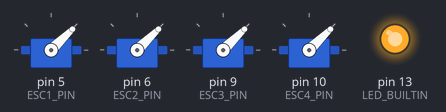
Bench run of a sketch on a simulated Arduino Uno, built with avr-gcc and run on an emulated ATmega328P. Parts: 4 × servo, output pins drawn as LEDs (lit = HIGH).

Above: at 0.1 s.
At 2.1 s:
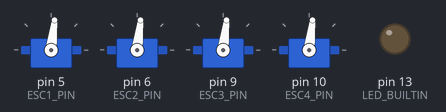
Timing chart, 0 to 3.6 s (numbered marks = the images above):
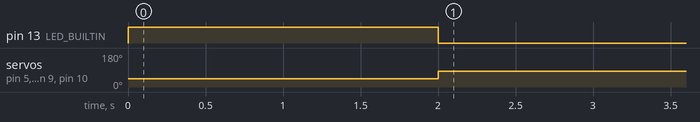

The sketch:

ESC_control.ino
```cpp
/*
 * ESC BLDC control using Arduino and the Servo.h library
 */

// Servo library offers an interface for servo motor control
// We will use the writeMicroseconds for precise BLDC controll
// Library link: https://www.arduino.cc/reference/en/libraries/servo/writemicroseconds/
#include <Servo.h>

// define the pin to which the ESC signal is connected
#define ESC1_PIN 5
#define ESC2_PIN 6
#define ESC3_PIN 9
#define ESC4_PIN 10

// create a global Servo instance
Servo ESC1, ESC2, ESC3, ESC4;

void setup() {
    pinMode(LED_BUILTIN, OUTPUT);

  // initialize the serial connection to print values
  Serial.begin(9600);
  ESC1.attach(ESC1_PIN);
  ESC2.attach(ESC2_PIN);
  ESC3.attach(ESC3_PIN);
  ESC4.attach(ESC4_PIN);
  ESC1.writeMicroseconds(1000);
  ESC2.writeMicroseconds(1000);
  ESC3.writeMicroseconds(1000);
  ESC4.writeMicroseconds(1000);
    digitalWrite(LED_BUILTIN, HIGH);   // turn the LED on (HIGH is the voltage level)
  delay(2000);
    digitalWrite(LED_BUILTIN, LOW);   // turn the LED on (HIGH is the voltage level)
}

void loop() {
  // set the BLDC motor speed
  ESC1.writeMicroseconds(1400);
  ESC2.writeMicroseconds(1400);
  ESC3.writeMicroseconds(1400);
  ESC4.writeMicroseconds(1400);
}
```

Measured:
- by itself, servo on pin 5 (ESC1_PIN), servo on pin 6 (ESC2_PIN), servo on pin 9 (ESC3_PIN), servo on pin 10 (ESC4_PIN): 44° → 83° at 2.0 s
